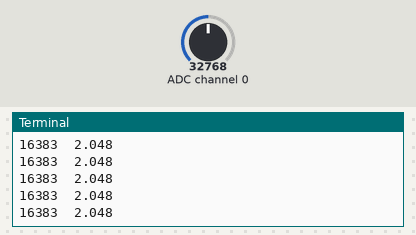
Recording of a program running on a simulated Raspberry Pi (BCM pin numbers). On the bench: the last lines printed to the terminal. The inputs (shaded band) are chosen by the test bench; at power-on: ADC channel 0 = 32768 (analog values on the 0–65535 scale).

Above: at 1.2 s.
1.3 s: ADC channel 0 set to 19660
At 1.52 s:
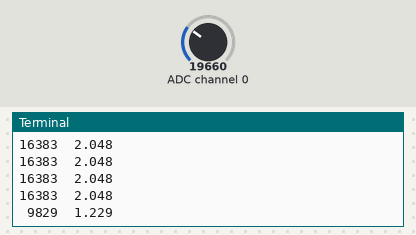
2.9 s: ADC channel 0 set to 0
At 3.03 s:
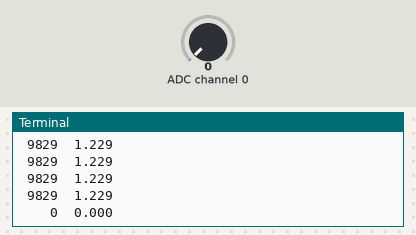

Measured:
- after the input at 1.3 s, the terminal: prints a new line after 0.11 s (image 1)
- after the input at 2.9 s, the terminal: prints a new line at once (image 2)

The program:

main.py
```python
#!/usr/bin/env python3

# Based on https://github.com/adafruit/Adafruit_CircuitPython_ADS1x15#single-ended

import board
import busio
import time

import adafruit_ads1x15.ads1015 as ADS
from adafruit_ads1x15.analog_in import AnalogIn

# Create the I2C bus
i2c = busio.I2C(board.SCL, board.SDA)

# Create the ADC object using the I2C bus
ads = ADS.ADS1015(i2c)

# Create single-ended input on channel 0
chan = AnalogIn(ads, ADS.P0)

# Create differential input between channel 0 and 1
#chan = AnalogIn(ads, ADS.P0, ADS.P1)

print("{:>5}\t{:>5}".format('raw', 'v'))

while True:
    print("{:>5}\t{:>5.3f}".format(chan.value, chan.voltage))
    time.sleep(0.1)
```
